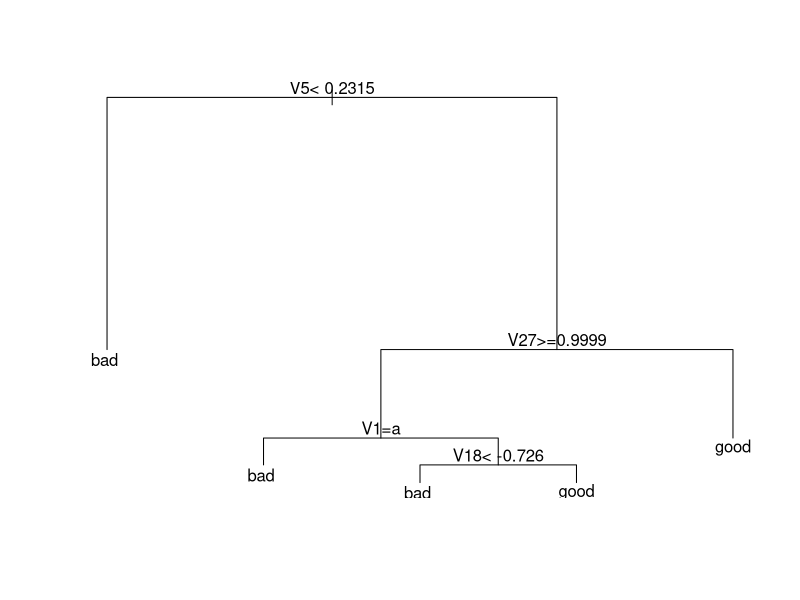
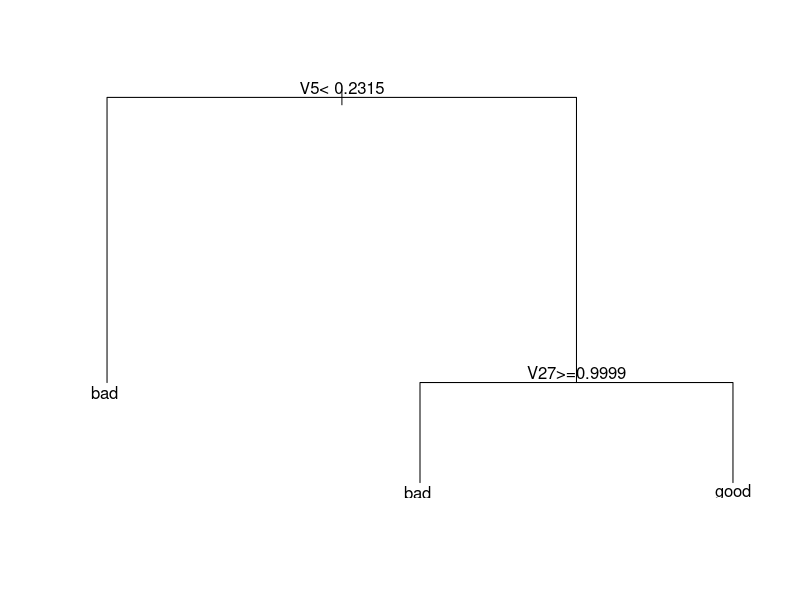

Source code (R) for these figures, in order:
library(rpart)
library(mlbench)
data("Ionosphere")
head(Ionosphere)
nrow(Ionosphere)
#set seed to ensure reproducible results
set.seed(42)

#split into training and test sets
Ionosphere[,"train"] <- ifelse(runif(nrow(Ionosphere))<0.8,1,0)
#separate training and test sets
trainset <- Ionosphere[Ionosphere$train==1,]
testset <- Ionosphere[Ionosphere$train==0,]
#get column index of train flag
trainColNum <- grep("train",names(trainset))
#remove train flag column from train and test sets
trainset <- trainset[,-trainColNum]
testset <- testset[,-trainColNum]

#get column index of predicted variable in dataset
typeColNum <- grep("Class",names(Ionosphere))
#build model
rpart_model <- rpart(Class~.,data = trainset, method="class")

#plot tree
plot(rpart_model);text(rpart_model)

rpart_model
#.and the moment of reckoning
rpart_predict <- predict(rpart_model,testset[,-typeColNum],type="class")
mean(rpart_predict==testset$Class)
#[1] 0.8450704
#confusion matrix
table(pred=rpart_predict,true=testset$Class)


#cost-complexity pruning
printcp(rpart_model)
# get index of CP with lowest xerror
opt <- which.min(rpart_model$cptable[,"xerror"])
opt
#get its value
cp <- rpart_model$cptable[opt, "CP"]

cp
#prune tree
pruned_model <- prune(rpart_model,cp)
#plot tree
plot(pruned_model);
text(pruned_model)
pruned_model


#find proportion of correct predictions using test set
rpart_pruned_predict <- predict(pruned_model,testset[,-typeColNum],type="class")
mean(rpart_pruned_predict==testset$Class)
#[1] 0.8873239


